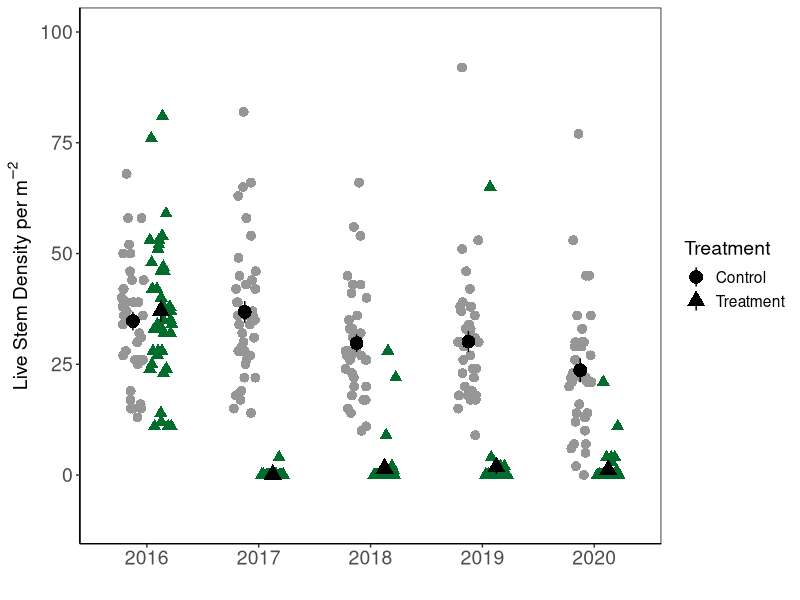
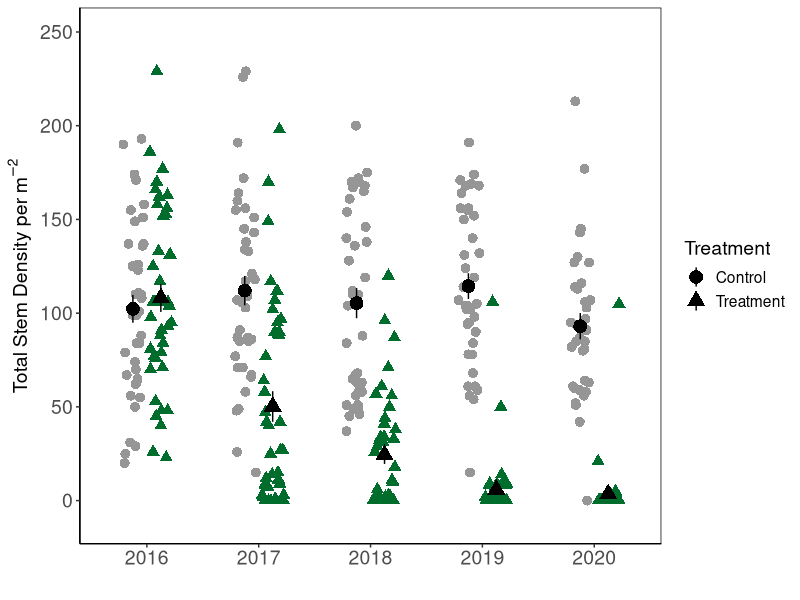
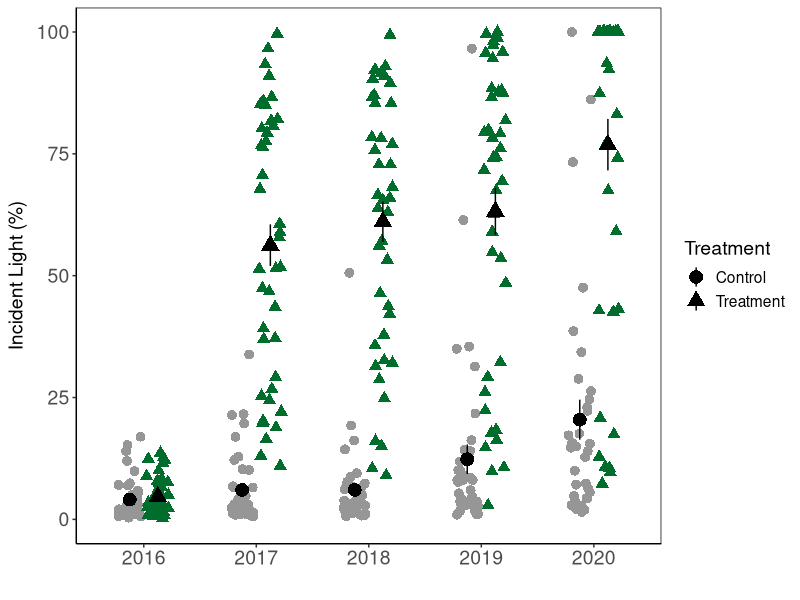
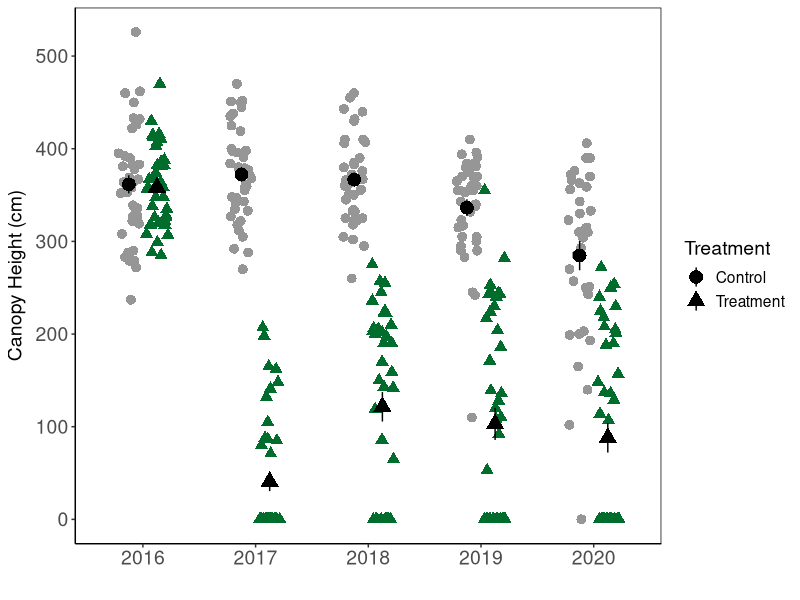
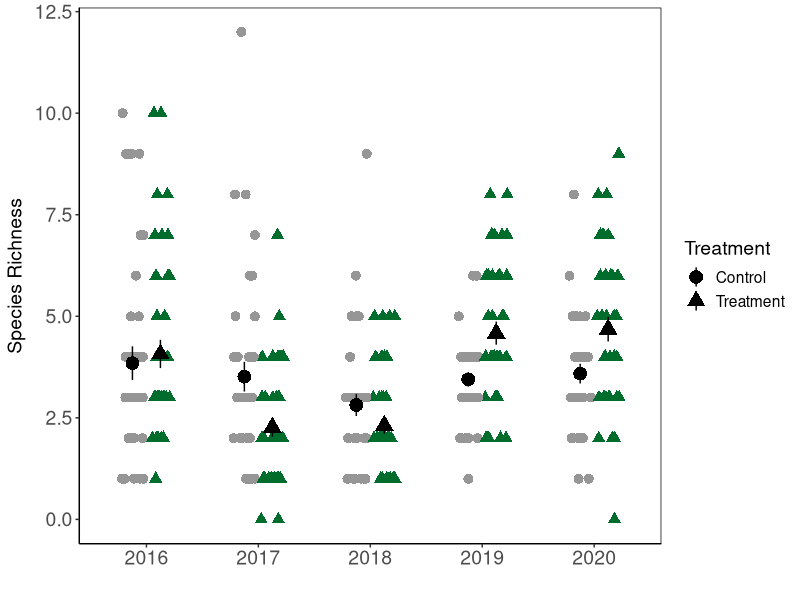
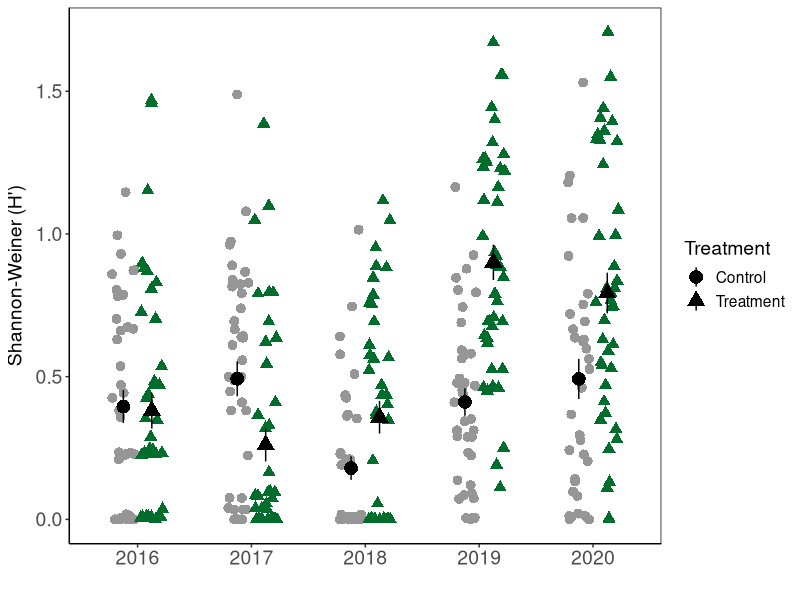
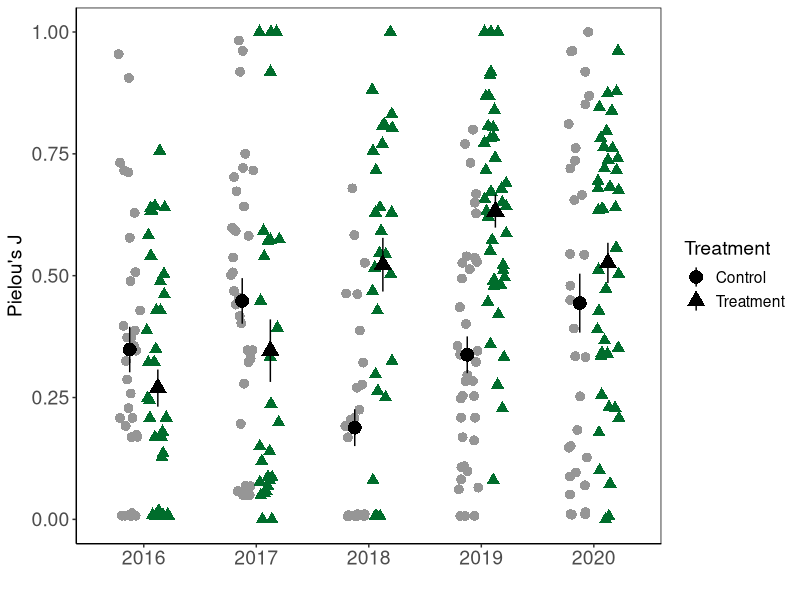
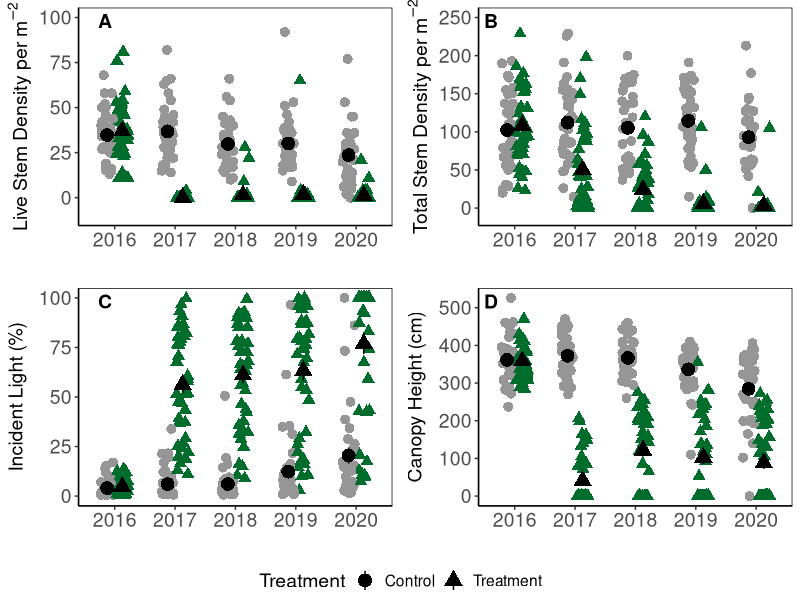

Generate these figures, in order, with R:

# Packages ----------------------------------------------------------------

library(tidyverse) # ggplot, pipes ( %>% )
library(ggpubr) # ggarrange, organize panels



# Load data ---------------------------------------------------------------

data <- read.csv("Data/efficacy_univariate.csv") #output from "Diversity Indices" script
str(data) # check it out

data$Year <- as.factor(data$Year) # treat year as a factor, not a number



# Figures -----------------------------------------------------------------

# Live Stems

(live.stems <- ggplot(data, aes(x = Year, y = LiveStem)) +
  geom_jitter(aes(shape = Treatment, color = Treatment), #jitter the plots
  position = position_jitterdodge(jitter.width = 0.2, dodge.width = 0.5),
  size = 3) +
  theme_classic() + # background is white
  stat_summary(
    aes(shape = Treatment), colour = "black", # want them black to stand out
    fun.data = "mean_se", fun.args = list(mult = 1), # average and standard error
    geom = "pointrange", size = 1,
    position = position_dodge(0.5)
  ) +
  labs(x = " ",
       y = expression(paste("Live Stem Density per m"^-2))) + # x and y labels
  scale_color_manual(values = c("#969696","#006d2c")) + # set colours here
  theme(panel.border = element_rect(fill = NA)) + # add full border
  theme(text = element_text(size = 14),
        axis.text.x = element_text(size = 14),
        axis.text.y = element_text(size = 14)) +
  ylim(-10, 100)) # make the y axis this size


# Total Stems 

(total.stems <- ggplot(data, aes(x = Year, y = TotalStem)) +
    geom_jitter(aes(shape = Treatment, color = Treatment), #jitter the plots
                position = position_jitterdodge(jitter.width = 0.2, dodge.width = 0.5),
                size = 3) +
    theme_classic() + # background is white
    stat_summary(
      aes(shape = Treatment), colour = "black", # want them black to stand out
      fun.data = "mean_se", fun.args = list(mult = 1), # average and standard error
      geom = "pointrange", size = 1,
      position = position_dodge(0.5)
    ) +
    labs(x = " ",
         y = expression(paste("Total Stem Density per m"^-2))) + # x and y labels
    scale_color_manual(values = c("#969696","#006d2c")) + # set colours here
    theme(panel.border = element_rect(fill = NA)) + # add full border
    theme(text = element_text(size = 14),
          axis.text.x = element_text(size = 14),
          axis.text.y = element_text(size = 14)) +
    ylim(-10, 250)) # make the y axis this size



# Incident Light 

(light <- ggplot(data, aes(x = Year, y = IncidentLight)) +
    geom_jitter(aes(shape = Treatment, color = Treatment), #jitter the plots
                position = position_jitterdodge(jitter.width = 0.2, dodge.width = 0.5),
                size = 3) +
    theme_classic() + # background is white
    stat_summary(
      aes(shape = Treatment), colour = "black", # want them black to stand out
      fun.data = "mean_se", fun.args = list(mult = 1), # average and standard error
      geom = "pointrange", size = 1,
      position = position_dodge(0.5)
    ) +
    labs(x = " ",
         y = expression(paste("Incident Light (%)"))) + # x and y labels
    scale_color_manual(values = c("#969696","#006d2c")) + # set colours here
    theme(panel.border = element_rect(fill = NA)) + # add full border
    theme(text = element_text(size = 14),
          axis.text.x = element_text(size = 14),
          axis.text.y = element_text(size = 14)) +
    ylim(0, 100)) # make the y axis this size



# Canopy Height

(height <- ggplot(data, aes(x = Year, y = CanopyH)) +
    geom_jitter(aes(shape = Treatment, color = Treatment), #jitter the plots
                position = position_jitterdodge(jitter.width = 0.2, dodge.width = 0.5),
                size = 3) +
    theme_classic() + # background is white
    stat_summary(
      aes(shape = Treatment), colour = "black", # want them black to stand out
      fun.data = "mean_se", fun.args = list(mult = 1), # average and standard error
      geom = "pointrange", size = 1,
      position = position_dodge(0.5)
    ) +
    labs(x = " ",
         y = expression(paste("Canopy Height (cm)"))) + # x and y labels
    scale_color_manual(values = c("#969696","#006d2c")) + # set colours here
    theme(panel.border = element_rect(fill = NA)) + # add full border
    theme(text = element_text(size = 14),
          axis.text.x = element_text(size = 14),
          axis.text.y = element_text(size = 14)))


# Richness


(richness <- ggplot(data, aes(x = Year, y = richness)) +
    geom_jitter(aes(shape = Treatment, color = Treatment), #jitter the plots
                position = position_jitterdodge(jitter.width = 0.2, dodge.width = 0.5),
                size = 3) +
    theme_classic() + # background is white
    stat_summary(
      aes(shape = Treatment), colour = "black", # want them black to stand out
      fun.data = "mean_se", fun.args = list(mult = 1), # average and standard error
      geom = "pointrange", size = 1,
      position = position_dodge(0.5)
    ) +
    labs(x = " ",
         y = expression(paste("Species Richness"))) + # x and y labels
    scale_color_manual(values = c("#969696","#006d2c")) + # set colours here
    theme(panel.border = element_rect(fill = NA)) + # add full border
    theme(text = element_text(size = 14),
          axis.text.x = element_text(size = 14),
          axis.text.y = element_text(size = 14)))


# Shannon-Weiner

(shannon <- ggplot(data, aes(x = Year, y = H)) +
    geom_jitter(aes(shape = Treatment, color = Treatment), #jitter the plots
                position = position_jitterdodge(jitter.width = 0.2, dodge.width = 0.5),
                size = 3) +
    theme_classic() + # background is white
    stat_summary(
      aes(shape = Treatment), colour = "black", # want them black to stand out
      fun.data = "mean_se", fun.args = list(mult = 1), # average and standard error
      geom = "pointrange", size = 1,
      position = position_dodge(0.5)
    ) +
    labs(x = " ",
         y = expression(paste("Shannon-Weiner (H')"))) + # x and y labels
    scale_color_manual(values = c("#969696","#006d2c")) + # set colours here
    theme(panel.border = element_rect(fill = NA)) + # add full border
    theme(text = element_text(size = 14),
          axis.text.x = element_text(size = 14),
          axis.text.y = element_text(size = 14)))


# Pielou 

(pielou <- ggplot(data, aes(x = Year, y = J)) +
    geom_jitter(aes(shape = Treatment, color = Treatment), #jitter the plots
                position = position_jitterdodge(jitter.width = 0.2, dodge.width = 0.5),
                size = 3) +
    theme_classic() + # background is white
    stat_summary(
      aes(shape = Treatment), colour = "black", # want them black to stand out
      fun.data = "mean_se", fun.args = list(mult = 1), # average and standard error
      geom = "pointrange", size = 1,
      position = position_dodge(0.5)
    ) +
    labs(x = " ",
         y = expression(paste("Pielou's J"))) + # x and y labels
    scale_color_manual(values = c("#969696","#006d2c")) + # set colours here
    theme(panel.border = element_rect(fill = NA)) + # add full border
    theme(text = element_text(size = 14),
          axis.text.x = element_text(size = 14),
          axis.text.y = element_text(size = 14)))


# Panel -------------------------------------------------------------------

# Stem density, height, light

BACI <- ggarrange(live.stems, total.stems, light, height,
          common.legend = TRUE, # they all have the same legend
          legend = "bottom", # I want it at the bottom
          labels = "AUTO", # auto label
          hjust = c(-7,-6), # horizontal movement of labels
          vjust = 2, # vertical movement
          align = "hv")  # vertical and horizontal align the figures

ggsave("Figures/BACI_panel.TIFF",
       dpi = 300,
       height = 8.21,
       width = 11.7,
       units = "in")


# Diversity Indices

Diversity <- ggarrange(richness, shannon, pielou,
                  common.legend = TRUE, # they all have the same legend
                  legend = "bottom", # I want it at the bottom
                  labels = "AUTO", # auto label
                  hjust = c(-7,-6), # horizontal movement of labels
                  vjust = 2, # vertical movement
                  align = "hv")  # vertical and horizontal align the figures

ggsave("Figures/Diversity_panel.TIFF", 
       dpi = 300,
       height = 7.97,
       width = 12.1,
       units = "in")
       

